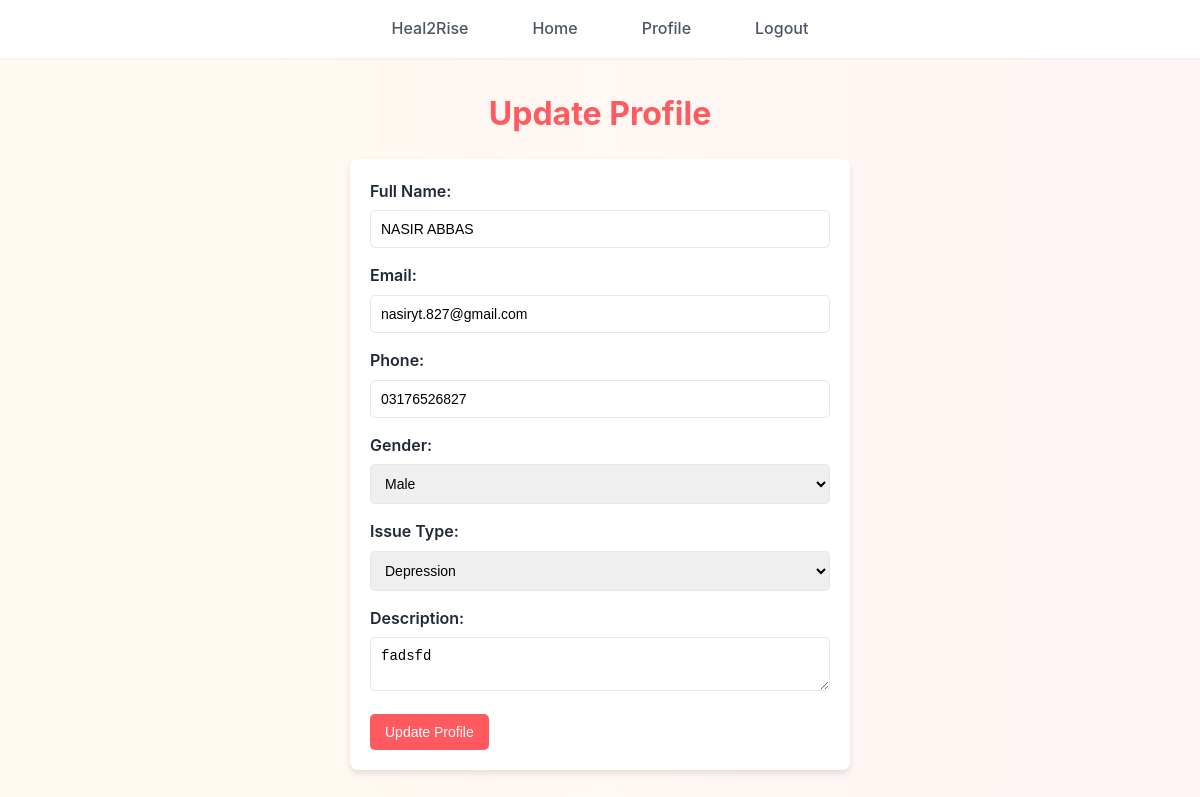
The page /update_profile.php (signed in) on the database its author committed.
### tables this page shows
CREATE TABLE `users` (
  `user_id` int(11) NOT NULL,
  `full_name` varchar(150) NOT NULL,
  `email` varchar(150) NOT NULL,
  `password` varchar(255) NOT NULL,
  `phone` varchar(20) DEFAULT NULL,
  `gender` enum('Male','Female','Other') DEFAULT NULL,
  `issue_type` enum('Depression','Family Issues','Marital Issues','Hopelessness','Other') NOT NULL,
  `description` text DEFAULT NULL,
  `status` enum('Pending','Approved','Rejected') DEFAULT 'Pending',
  `is_verified` tinyint(1) DEFAULT 0,
  `created_at` timestamp NOT NULL DEFAULT current_timestamp()
);

### update_profile.php (the view, shortened to what this page needs)
<?php
include "config.php";
$userId = $_SESSION["id"];
$stmt = $conn->prepare("SELECT full_name, email, phone, gender, issue_type, description FROM users WHERE user_id = ?");
$stmt->bind_param("i", $userId);
$stmt->execute();
$result = $stmt->get_result();
$user = $result->fetch_assoc();
?>
<!DOCTYPE html>
<html lang="en">
<head>
<link rel="stylesheet" href="./CSS/style.css">
</head>
<body>
<?php include('navbar.php'); ?>
<h2>Update Profile</h2>
<form method="POST">
    <label>Full Name:</label>
    <input type="text" name="full_name" value="<?= htmlspecialchars($user['full_name']) ?>" required>
    <label>Email:</label>
    <input type="email" name="email" value="<?= htmlspecialchars($user['email']) ?>" required>
    <label>Phone:</label>
    <input type="text" name="phone" value="<?= htmlspecialchars($user['phone']) ?>" required>
    <label>Gender:</label>
    <select name="gender" required>
        <option value="Male" <?= $user['gender'] == 'Male' ? 'selected' : '' ?>>Male</option>
    </select>
    <label>Issue Type:</label>
    <select name="issue_type" required>
        <option value="Depression" <?= $user['issue_type'] == 'Depression' ? 'selected' : '' ?>>Depression</option>
    </select>
    <label>Description:</label>
    <textarea name="description"><?= htmlspecialchars($user['description']) ?></textarea>
    <button type="submit">Update Profile</button>
</form>
</body>
</html>

### CSS/style.css (style rules this page uses)
:root { --primary-color: #ff5a5f; --primary-hover: #e14d52; --secondary-color: #ffcc00; --secondary-hover: #e6b800; --text-primary: #1f2937; --text-secondary: #4b5563; --bg-primary: #ffffff; --bg-secondary: #fdf2f2; --border-color: #e5e7eb; --shadow-sm: 0 1px 2px rgba(0, 0, 0, 0.05); --shadow-md: 0 4px 6px rgba(0, 0, 0, 0.1); --shadow-lg: 0 10px 15px rgba(0, 0, 0, 0.15); }
* { margin: 0; padding: 0; box-sizing: border-box; }
body { font-family: 'Inter', sans-serif; background: linear-gradient(to right, #fffaf0, #fff5f5); color: var(--text-primary); line-height: 1.6; }
h1, h2, h3, h4, h5, h6 { margin-top: 30px; font-weight: 700; text-align: center; margin-bottom: 1rem; color: var(--primary-color); }
h2 { font-size: 2rem; }
form { max-width: 500px; margin: 20px auto; padding: 20px; background: var(--bg-primary); border-radius: 8px; box-shadow: var(--shadow-md); }
label { display: block; margin-bottom: 6px; font-weight: 600; }
input, select, textarea { width: 100%; padding: 10px; border: 1px solid var(--border-color); border-radius: 5px; margin-bottom: 15px; font-size: 14px; }
input[type="submit"], button { background: var(--primary-color); color: white; border: none; padding: 10px 15px; font-size: 14px; cursor: pointer; border-radius: 5px; transition: all 0.3s ease; }

### rows shown on the page
users: full_name "NASIR ABBAS", email "nasiryt.827@gmail.com", phone "03176526827", gender "Male", issue_type "Depression", description "fadsfd"
